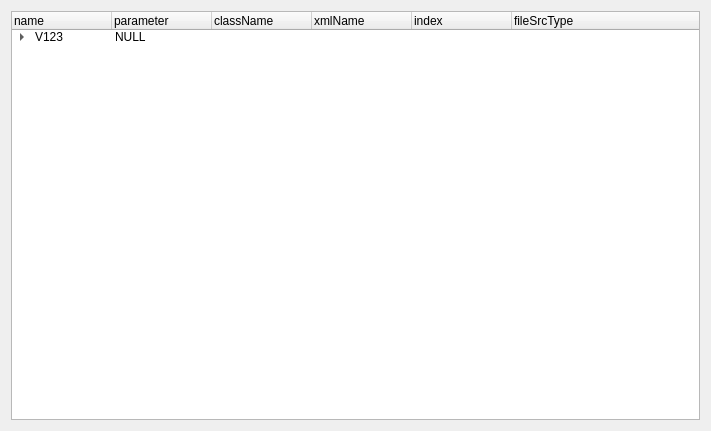
<?xml version="1.0" encoding="UTF-8"?>
<ui version="4.0">
 <class>Form</class>
 <widget class="QWidget" name="Form">
  <property name="geometry">
   <rect>
    <x>0</x>
    <y>0</y>
    <width>711</width>
    <height>431</height>
   </rect>
  </property>
  <property name="windowTitle">
   <string>Form</string>
  </property>
  <layout class="QVBoxLayout" name="verticalLayout">
   <item>
    <widget class="QTreeWidget" name="treeWidget">
     <column>
      <property name="text">
       <string>name</string>
      </property>
     </column>
     <column>
      <property name="text">
       <string>parameter</string>
      </property>
     </column>
     <column>
      <property name="text">
       <string>className</string>
      </property>
     </column>
     <column>
      <property name="text">
       <string>xmlName</string>
      </property>
     </column>
     <column>
      <property name="text">
       <string>index</string>
      </property>
     </column>
     <column>
      <property name="text">
       <string>fileSrcType</string>
      </property>
     </column>
     <item>
      <property name="text">
       <string>V123</string>
      </property>
      <property name="text">
       <string>NULL</string>
      </property>
      <property name="text">
       <string/>
      </property>
      <property name="text">
       <string/>
      </property>
      <property name="text">
       <string/>
      </property>
      <property name="text">
       <string/>
      </property>
      <item>
       <property name="text">
        <string>Axis</string>
       </property>
       <property name="text">
        <string>NULL</string>
       </property>
       <property name="text">
        <string/>
       </property>
       <property name="text">
        <string/>
       </property>
       <property name="text">
        <string/>
       </property>
       <property name="text">
        <string/>
       </property>
       <item>
        <property name="text">
         <string>Motor</string>
        </property>
        <property name="text">
         <string>NULL</string>
        </property>
        <property name="text">
         <string>UiMotor</string>
        </property>
        <property name="text">
         <string>PrmFuncMotor</string>
        </property>
        <property name="text">
         <string>0</string>
        </property>
        <property name="text">
         <string>1</string>
        </property>
       </item>
       <item>
        <property name="text">
         <string>Encoder</string>
        </property>
        <property name="text">
         <string>NULL</string>
        </property>
        <property name="text">
         <string>UiEncoder</string>
        </property>
        <property name="text">
         <string>PrmFuncEncoder</string>
        </property>
        <property name="text">
         <string>1</string>
        </property>
        <property name="text">
         <string>1</string>
        </property>
       </item>
       <item>
        <property name="text">
         <string>Power</string>
        </property>
        <property name="text">
         <string>NULL</string>
        </property>
        <property name="text">
         <string>UiPower</string>
        </property>
        <property name="text">
         <string>PrmFuncPower</string>
        </property>
        <property name="text">
         <string>2</string>
        </property>
        <property name="text">
         <string>1</string>
        </property>
       </item>
       <item>
        <property name="text">
         <string>Current</string>
        </property>
        <property name="text">
         <string>NULL</string>
        </property>
        <property name="text">
         <string>UiCurrent</string>
        </property>
        <property name="text">
         <string>PrmFuncCurrentloop</string>
        </property>
        <property name="text">
         <string>3</string>
        </property>
        <property name="text">
         <string>1</string>
        </property>
       </item>
       <item>
        <property name="text">
         <string>Velocity</string>
        </property>
        <property name="text">
         <string>NULL</string>
        </property>
        <property name="text">
         <string>UiVelocity</string>
        </property>
        <property name="text">
         <string>PrmFuncSpeedloop</string>
        </property>
        <property name="text">
         <string>4</string>
        </property>
        <property name="text">
         <string>1</string>
        </property>
       </item>
       <item>
        <property name="text">
         <string>Position</string>
        </property>
        <property name="text">
         <string>NULL</string>
        </property>
        <property name="text">
         <string>UiPosition</string>
        </property>
        <property name="text">
         <string>PrmFuncPositionloop</string>
        </property>
        <property name="text">
         <string>5</string>
        </property>
        <property name="text">
         <string>1</string>
        </property>
       </item>
       <item>
        <property name="text">
         <string>Status</string>
        </property>
        <property name="text">
         <string>NULL</string>
        </property>
        <property name="text">
         <string>UiStatus</string>
        </property>
        <property name="text">
         <string>PrmFuncDeviceStatus</string>
        </property>
        <property name="text">
         <string>6</string>
        </property>
        <property name="text">
         <string>0</string>
        </property>
       </item>
       <item>
        <property name="text">
         <string>RAM</string>
        </property>
        <property name="text">
         <string>NULL</string>
        </property>
        <property name="text">
         <string>UiRAM</string>
        </property>
        <property name="text">
         <string>PrmRAMAxis</string>
        </property>
        <property name="text">
         <string>7</string>
        </property>
        <property name="text">
         <string>1</string>
        </property>
       </item>
       <item>
        <property name="text">
         <string>FLASH</string>
        </property>
        <property name="text">
         <string>NULL</string>
        </property>
        <property name="text">
         <string>UiFLASH</string>
        </property>
        <property name="text">
         <string>PrmFlashAxis</string>
        </property>
        <property name="text">
         <string>8</string>
        </property>
        <property name="text">
         <string>1</string>
        </property>
       </item>
      </item>
      <item>
       <property name="text">
        <string>Global</string>
       </property>
       <property name="text">
        <string>NULL</string>
       </property>
       <property name="text">
        <string/>
       </property>
       <property name="text">
        <string/>
       </property>
       <property name="text">
        <string/>
       </property>
       <property name="text">
        <string/>
       </property>
       <item>
        <property name="text">
         <string>IO</string>
        </property>
        <property name="text">
         <string>NULL</string>
        </property>
        <property name="text">
         <string>UiIO</string>
        </property>
        <property name="text">
         <string>PrmIO</string>
        </property>
        <property name="text">
         <string/>
        </property>
        <property name="text">
         <string>0</string>
        </property>
       </item>
      </item>
     </item>
    </widget>
   </item>
  </layout>
 </widget>
 <resources/>
 <connections/>
</ui>
